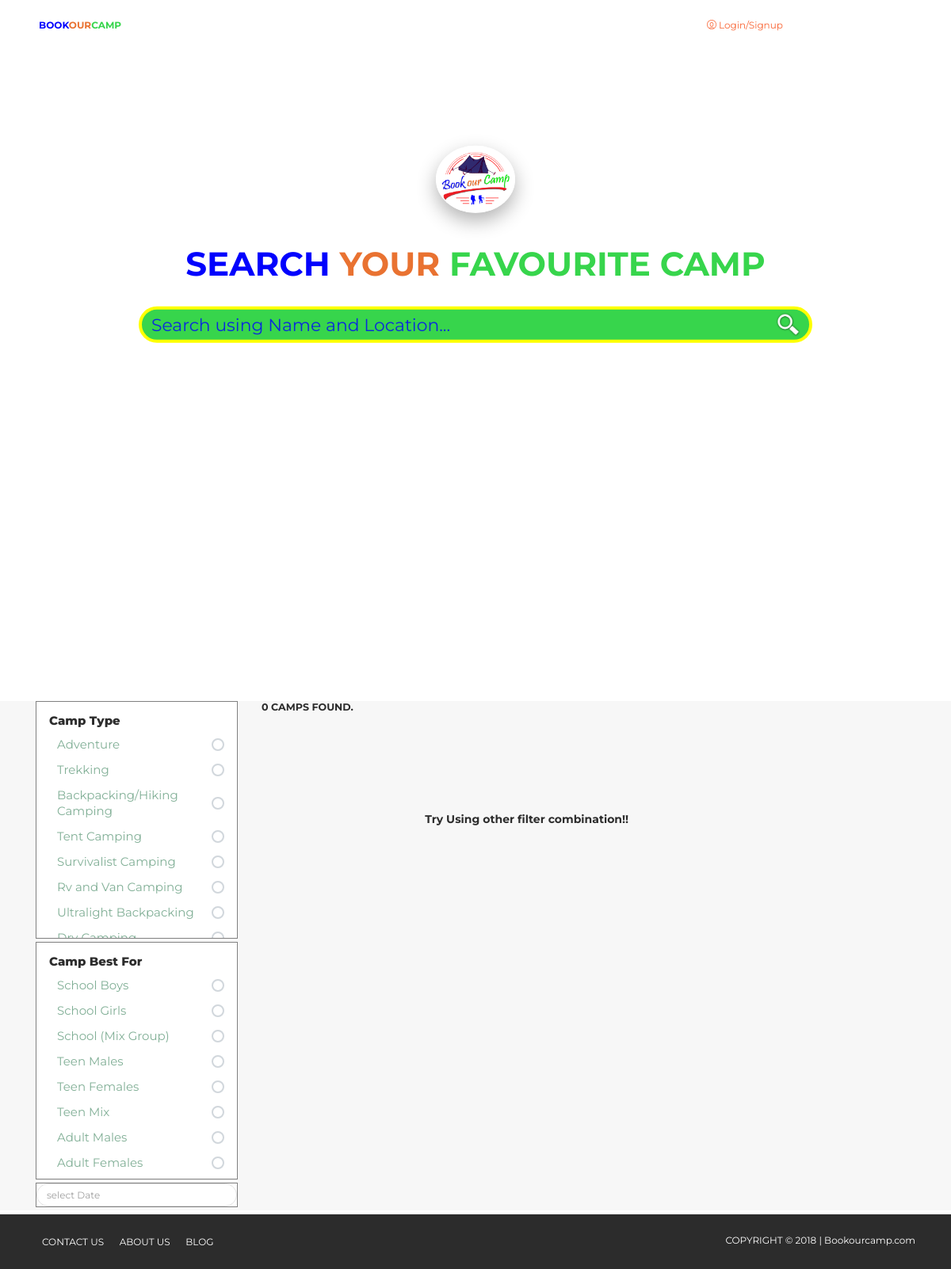
Before: / with the older database file.
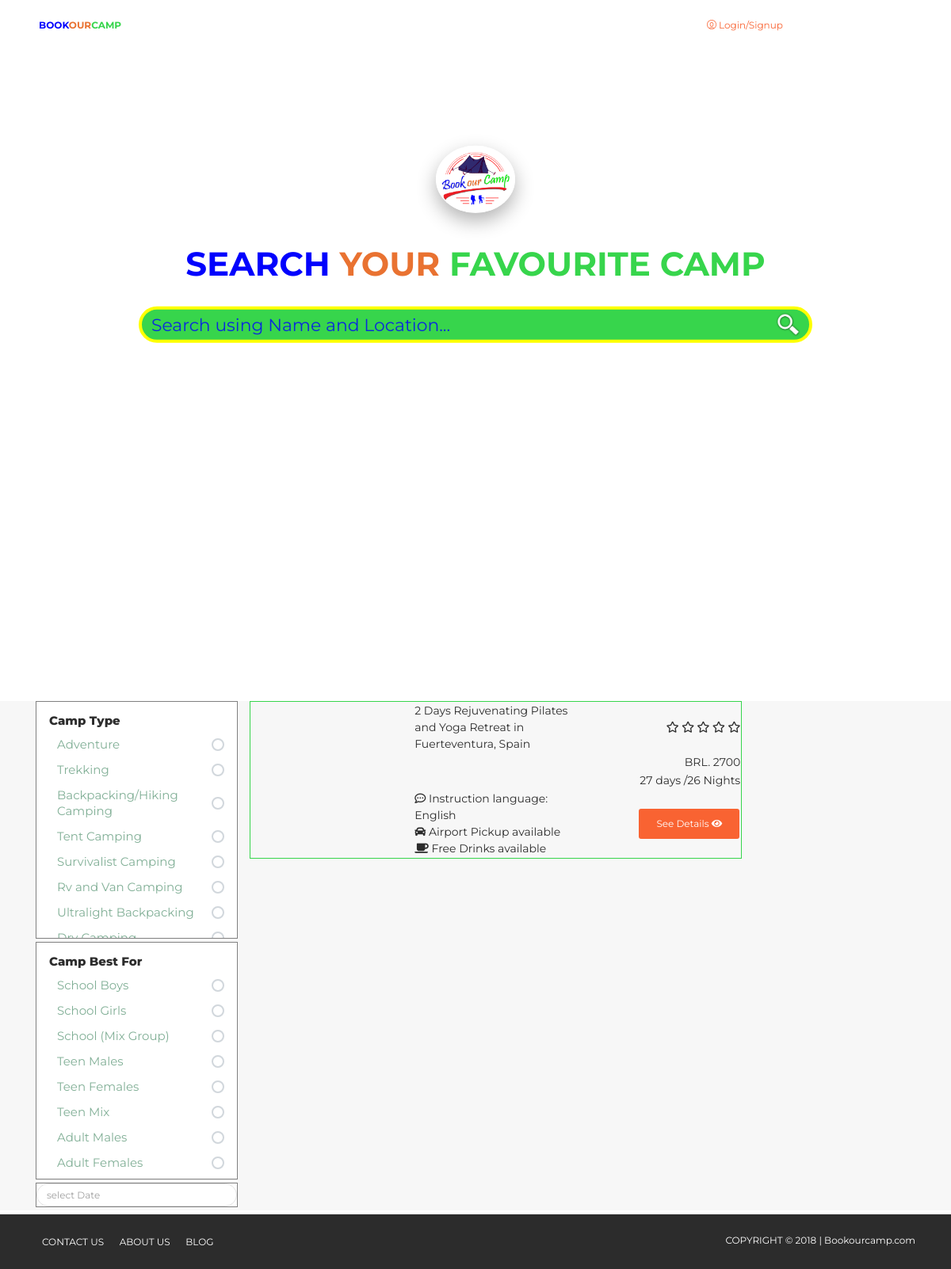
After: the same page with the newer database file.
### tables this page shows
CREATE TABLE `camp_type` (
  `id` int(11) NOT NULL,
  `ctype` varchar(100) NOT NULL
);

CREATE TABLE `camp_for` (
  `id` int(11) NOT NULL,
  `name` varchar(50) NOT NULL,
  `small_desc` varchar(100) NOT NULL
);

CREATE TABLE `camp` (
  `camp_id` int(11) NOT NULL,
  `country_id` int(11) NOT NULL,
  `main_lang` int(11) NOT NULL,
  `other_lang` varchar(50) NOT NULL COMMENT 'Comma seperated list of lang id',
  `address` varchar(300) NOT NULL,
  `lot_long` varchar(25) NOT NULL,
  `duration` varchar(50) NOT NULL,
  `facilities` varchar(50) NOT NULL,
  `camp_type` varchar(50) NOT NULL,
  `camp_for` varchar(50) NOT NULL,
  `title` varchar(150) NOT NULL,
  `intro` mediumtext NOT NULL,
  `currency` varchar(4) NOT NULL,
  `near_airport` varchar(250) NOT NULL,
  `pickup_service` tinyint(1) NOT NULL COMMENT 'if 1 pick up is free of charge, 2 is pick up with cost, 3 is guest will have to arrive by their own',
  `pickup_cost` varchar(10) NOT NULL,
  `camp_direction` mediumtext NOT NULL,
  `inc_meal` tinyint(1) NOT NULL COMMENT 'if 0, no included meals, if 1 then see the list',
  `meal_list` varchar(20) NOT NULL COMMENT 'comma seperated list of meals',
  `food_type` varchar(20) NOT NULL COMMENT 'comma seperated list of foods available',
  `inc_drink` tinyint(1) NOT NULL COMMENT 'if 0, no included drinks, if 1 then see the list',
  `drink_list` varchar(20) NOT NULL COMMENT 'comma seperated drink ids',
  `itinerary` mediumtext NOT NULL,
  `included` mediumtext NOT NULL,
  `noincluded` mediumtext NOT NULL,
  `things_to_do` mediumtext NOT NULL,
  `video_link` text NOT NULL,
  `price` int(11) NOT NULL,
  `accomodation` varchar(200) NOT NULL COMMENT 'comma seperated accomodation ids',
  `created` datetime NOT NULL DEFAULT CURRENT_TIMESTAMP,
  `organiser_id` int(11) NOT NULL,
  `status` tinyint(1) NOT NULL DEFAULT '0'
);

### application/controllers/Home.php (called while the page is built, shortened)
<?php
class Home extends CI_Controller {
	public function index()
	{
        $data['camp_for'] = $this->My_model->selectRecord('camp_for','*','');
        $data['camp_type'] = $this->My_model->selectRecord('camp_type','*','');
        $data['camps'] = $this->My_model->selectRecord('camp', '*', array('status'=>'1'));
        $this->load->view('include/header');
		$this->load->view('home', $data);
        $this->load->view('include/footer');
	}
}

### index.php (called while the page is built, shortened)
<?php
require_once BASEPATH.'core/CodeIgniter.php';

### application/models/My_model.php (called while the page is built, shortened)
<?php
class My_model extends CI_Model {
    public function selectRecord($tabelName, $fieldsName, $where=null , $orderBy = '', $limit = '') {
        if($where) {
            $this->db->where($where);
        }
        $query = $this->db->get($tabelName);
        if ($query->num_rows()) {
            return $query->result();;
        } else {
            return FALSE;
        }
    }
}

### application/views/home.php (the view, shortened to what this page needs)
<div class="wrapper">
    <div class="page-header clear-filter" filter-color="">
        <div class="page-header-image" data-parallax="true">
            <div class="banner">
                <video autoplay loop muted class="banner__video" poster="https://pawelgrzybek.com/photos/2015-12-06-codepen.jpg">
                    <source src="<?php echo base_url(); ?>assets/video/camp.webm" type="video/webm">
                    <source src="<?php echo base_url(); ?>assets/video/camp.mp4" type="video/mp4">
                </video>
            </div>
        </div>
        <div class="container">
            <div class="content-center brand">
                <img class="n-logo rounded-circle img-raised" src="<?php echo base_url(); ?>assets/logo.png" alt="Book Our Camp Logo">
                <h1 class="h1-seo"><span class="first_shade">Search</span> <span class="second_shade">Your</span> <span class="third_shade">Favourite Camp</span></h1>
                <h3>
                    <input type="text" class="form-control" placeholder="Search using Name and Location..." />
                    <a href="javascript:void(0);" onclick=""><img class="search-icon" src="<?php echo base_url() ?>assets/images/search-icon.png"></a>
                </h3>
            </div>
            <h6 class="category category-absolute">
                A one stop solution for campers! <a id="scrolltocamps" href="#camps"><span></span></a>
            </h6>
        </div>
    </div>
    <div class="main" id="camps" style="background-color:#f7f7f7; margin-top:5px; margin-bottom:5px;">
        <div class="container">
            <div class="row">
                <div class="col-md-3 col-lg-3">
                   <div class="box">
                      <form class="form">
                          <h2>Camp Type</h2>
                          <?php
                            foreach($camp_type as $ct){ ?>
                            <div class="inputGroup">
                                <label for="<?php echo "ct_".$ct->id; ?>"><?php echo $ct->ctype; ?></label>
                            </div>
                          <?php
                            }
                          ?>
                        </form>
                   </div>
                   <div class="box">
                      <form class="form">
                          <h2>Camp Best For</h2>
                          <?php
                            foreach($camp_for as $cf){ ?>
                            <div class="inputGroup">
                                <label for="<?php echo "cf_".$cf->id; ?>"><?php echo $cf->name; ?></label>
                            </div>
                          <?php
                            }
                          ?>
                        </form>
                   </div>
                   <div class="box">
                      <input type="text" class="form-control date-picker" value="" placeholder="select Date" data-datepicker-color="primary">
                   </div>
                </div>
                <div class="col-md-9 col-lg-9 col-xs-12 col-sm-12">
                    <?php if(is_array($camps)){
                            foreach($camps as $c){ ?>
                            <div class="row">
                                <div class="col-xs-12">
                                    <table class="camp_box table-borderless">
                                        <tr>
                                            <td rowspan="4" class="camp_image"></td>
                                            <td class="camp_name"><?php echo $c->title; ?></td>
                                            <td class="rating">
                                                <span class="far fa-star"></span>
                                                <span class="far fa-star"></span>
                                                <span class="far fa-star"></span>
                                                <span class="far fa-star"></span>
                                                <span class="far fa-star"></span>
                                            </td>
                                        </tr>
                                        <tr>
                                            <td></td>
                                            <td class="camp_rate"><?php echo $c->currency.". ".$c->price; ?></td>
                                        </tr>
                                        <tr>
                                            <td></td>
                                            <td class="camp_duration"><?php echo $c->duration." days /".($c->duration - 1)." Nights"; ?></td>
                                        </tr>
                                        <tr>
                                            <td class="camp_speciality">
                                                <?php echo "<i class='far fa-comment-dots'></i> Instruction language: English <br/>"; ?>
                                                <?php echo "<i class='fas fa-car'></i> Airport Pickup available <br/>"; ?>
                                                <?php echo "<i class='fas fa-coffee'></i> Free Drinks available"; ?>
                                            </td>
                                            <td class="camp_view_button"><a class="btn btn-primary" href="<?php echo base_url(); ?>Camp/view/<?php echo $c->camp_id; ?>">See Details <i class="fas fa-eye"></i></a></td>
                                        </tr>
                                    </table>
                                </div>
                            </div>
                    <?php
                            }
                        } else {
                            echo "<h6> 0 Camps Found.</h6>";
                            echo "<div style='height:200px;margin-top:15%;margin-left:25%;font-weight:bold;'>Try Using other filter combination!!</div>";
                        }
                    ?>
                </div>
            </div>
        </div>
    </div>

### application/views/include/header.php (shortened to what this page needs)
<!DOCTYPE html>
<html lang="en">
<head>
  <link rel="stylesheet" href="https://use.fontawesome.com/releases/v5.2.0/css/all.css">
  <link href="<?php echo base_url(); ?>assets/frontend/css/bootstrap.min.css" rel="stylesheet" />
  <link href="<?php echo base_url(); ?>assets/frontend/css/now-ui-kit.css?v=1.2.0" rel="stylesheet" />
  <link href="<?php echo base_url(); ?>assets/frontend/demo/demo.css" rel="stylesheet" />
</head>
<body class="index-page sidebar-collapse">
  <nav class="navbar navbar-expand-lg bg-primary fixed-top navbar-transparent" color-on-scroll="1">
    <div class="container">
      <div class="navbar-translate">
        <a class="navbar-brand" href="<?php echo base_url(); ?>" rel="tooltip" title="Bookourcamp.com" data-placement="bottom">
           <span class="first_shade">BOOK</span><span class="second_shade">OUR</span><span class="third_shade">CAMP</span>
        </a>
      </div>
      <div class="collapse navbar-collapse justify-content-end" id="navigation" data-nav-image="./assets/img/blurred-image-1.jpg">
        <ul class="navbar-nav">
          <li class="nav-item">
            <a class="nav-link" href="#" rel="tooltip" title="List of camps you want to visit">
              <i class="now-ui-icons location_pin"></i>
              <p>WishCamps(0)</p>
            </a>
          </li>
          <?php
                if(!$this->session->userdata('google_id')){
          ?>
          <li class="nav-item">
            <a class="nav-link btn btn-neutral" href="#" role="button" data-toggle="modal" data-target="#signbox">
              <i class="now-ui-icons users_circle-08"></i>
              <p>Login/Signup</p>
            </a>
          </li>
          <?php } ?>
          <li class="nav-item">
            <a class="nav-link" rel="tooltip" title="Follow us on Twitter" data-placement="bottom" href="https://twitter.com/CreativeTim" target="_blank">
              <i class="fab fa-twitter"></i>
            </a>
          </li>
          <li class="nav-item">
            <a class="nav-link" rel="tooltip" title="Like us on Facebook" data-placement="bottom" href="https://www.facebook.com/CreativeTim" target="_blank">
              <i class="fab fa-facebook-square"></i>
            </a>
          </li>
          <li class="nav-item">
            <a class="nav-link" rel="tooltip" title="Follow us on Instagram" data-placement="bottom" href="https://www.instagram.com/CreativeTimOfficial" target="_blank">
              <i class="fab fa-instagram"></i>
            </a>
          </li>
        </ul>
      </div>
    </div>
  </nav>

### application/views/include/footer.php (shortened to what this page needs)
<footer class="footer" data-background-color="black">
  <div class="container">
    <nav>
      <ul>
        <li>
          <a href="#">
            Contact US
          </a>
        </li>
        <li>
          <a href="#">
            About Us
          </a>
        </li>
        <li>
          <a href="#">
            Blog
          </a>
        </li>
      </ul>
    </nav>
    <div class="copyright" id="copyright">
      COPYRIGHT &copy;
       |
        <a href="<?php echo base_url(); ?>" target="_blank">Bookourcamp.com</a>
    </div>
  </div>
</footer>
</div>
</body>
</html>

### assets/frontend/demo/demo.css (style rules this page uses)
.brand .h1-seo { font-size: 3.5vw; text-transform: uppercase; font-weight: bold; }
.brand .n-logo { max-width: 100px; margin-bottom: 40px; }

### application/views/include/header.php (style rules this page uses)
.banner { position: relative; overflow: hidden; color: #fff; font-family: 'Raleway', sans-serif; font-size: 1em; font-weight: 700; text-transform: uppercase; text-align: center; line-height: 0vh; height: inherit; letter-spacing: 2px; }
.banner__video { position: absolute; top: 50%; left: 50%; width: auto; min-width: 100%; height: auto; min-height: 100%; transform: translateX(-50%) translateY(-50%); z-index: -1; }
.search-icon { position: relative; float: right; width: 35px; height: 35px; top: -40px; right: 15px; }
.navbar-brand { background: #fff; line-height: 0.7rem !important; padding: 4px; font-weight: bold; border-radius: 4%; }
#scrolltocamps span { position: absolute; top: 0; left: 50%; width: 30px; height: 30px; margin-left: -12px; border-left: 5px solid #fff; border-bottom: 5px solid #fff; -webkit-transform: rotateZ(-45deg); transform: rotateZ(-45deg); -webkit-animation: sdb06 1.5s infinite; animation: sdb06 1.5s infinite; box-sizing: border-box; }
.first_shade { color:#0202fd; }
.second_shade { color:#e97231; }
.third_shade { color:#37d54c; }

### application/views/home.php (style rules this page uses)
h3 input[type="text"] { border: 4px solid yellow; background: #37d54c; }
h3 input[type="text"]::placeholder { color: blue; }
.box { width: 100%; border: 1px solid grey; margin-bottom: 4px; background: #fff; }
.box { max-height: 300px; overflow-x: hidden; overflow-y: auto; }
.inputGroup { display: block; margin: 10px 0; position: relative; }
.inputGroup label { padding: 1px 10px; width: 100%; display: block; text-align: left; color: #81af96; cursor: pointer; position: relative; z-index: 2; transition: color 200ms ease-in; overflow: hidden; }
.inputGroup label:before { width: 10px; height: 10px; border-radius: 50%; content: ''; background-color: #5562eb; position: absolute; left: 50%; top: 50%; -webkit-transform: translate(-50%, -50%) scale3d(1, 1, 1); transform: translate(-50%, -50%) scale3d(1, 1, 1); transition: all 300ms cubic-bezier(0.4, 0, 0.2, 1); opacity: 0; z-index: -1; }
.inputGroup label:after { width: 16px; height: 16px; content: ''; border: 2px solid #D1D7DC; background-color: #fff; background-repeat: no-repeat; background-position: 2px 3px; border-radius: 50%; z-index: 2; position: absolute; right: 0px; top: 50%; -webkit-transform: translateY(-50%); transform: translateY(-50%); cursor: pointer; transition: all 200ms ease-in; }
.form { padding: 0 16px; max-width: 550px; margin: 15px auto; font-size: 15px; font-weight: 400; line-height: 20px; }
.form h2 { font-size: 1em; font-weight: 800; margin-bottom: 0px; }
table.camp_box { border: 1px solid #37d54c; table-layout: fixed; }
table.camp_box tr td { width: 33.33%; }
td.camp_view_button, td.camp_duration, td.camp_rate, td.rating { text-align: right; }

Changed rows visible on the page:
now on this page (row edited): camp: title "2 Days Rejuvenating Pilates and Yoga Retreat in Fuerteventura, Spain", currency "BRL", price "2700", duration "27", $c->duration-1 "26"
Other visible differences:
text no longer shown: "0 CAMPS FOUND. Try Using other filter combination!!"
